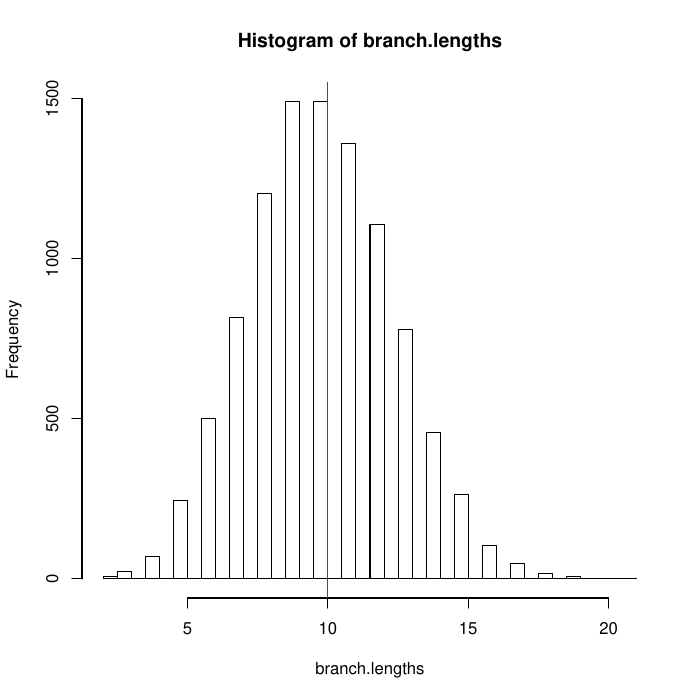

Reproduce this figure in R.
#!/usr/bin/env Rscript

# Load required libraries:
library(ape)
suppressMessages(require(methods,quietly=TRUE));
system("cd ..;make cat");

# Load package source:
source("../PCRcoalSource.R");

# Redirect output:
sink("01-bl-test.log")
pdf("01-bl-test.pdf")

x<-PCRcoal(
        initial.size    =1,
        sample.size     =1,
        nr.cycles       =30,
	efficiencies    =c(rep(0.5, 30))
);

branch.lengths<-numeric()

for (i in 1:10000){
	branch.lengths[i] <- sample.tree(x)$edge.length[1]
}

print(summary(branch.lengths))

hist(branch.lengths,nclass=30)


